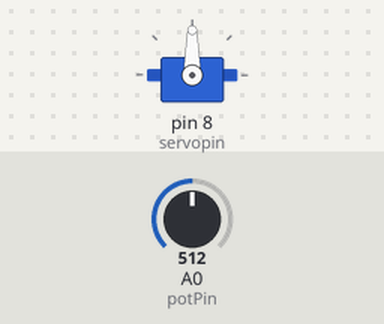
Recording of a sketch running on a simulated Arduino Uno, built with avr-gcc and run on an emulated ATmega328P. Shown: servo. The inputs (shaded band) are chosen by the test bench; at power-on: A0 (potPin) = 512.

Above: at 1.2 s.
1.3 s: A0 (potPin) set to 716
At 2.2 s:
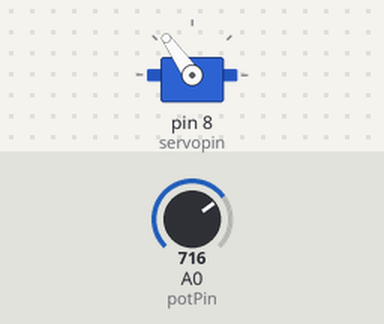
2.8 s: A0 (potPin) set to 900
At 3.5 s:
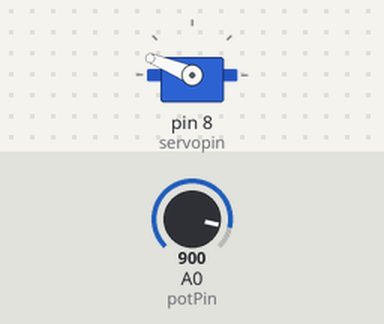
4.3 s: A0 (potPin) set to 1023
At 5.5 s:
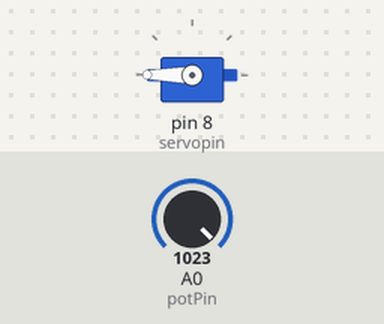
5.8 s: A0 (potPin) set to 306
At 7.0 s:
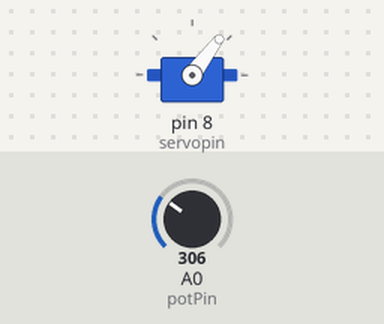
7.3 s: A0 (potPin) set to 122
At 8.3 s:
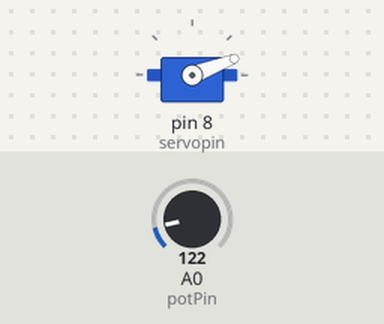
Timing chart, 0 to 9.8 s (numbered marks = the images above; inputs shaded):
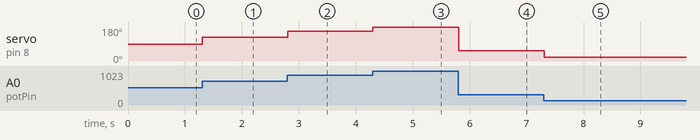

The sketch:

ServoMotor_Con_Potenciometro.ino
```cpp
#include <Servo.h>
Servo servo1;

int servopin = 8;
int angulo = 0;
int potPin = A0;
int potValue;

void setup(){
  servo1.attach(servopin);
  pinMode(potPin, INPUT);
  servo1.write(angulo);
}

void loop(){
  potValue = analogRead(potPin);
  angulo = map(potValue,0,1023,0,180);
  servo1.write(angulo);
  delay(10);
}
```

Measured:
- after the input at 1.3 s, servo on pin 8 (servopin): 90° → 125° at once
- after the input at 2.8 s, servo on pin 8 (servopin): 125° → 158° at once
- after the input at 4.3 s, servo on pin 8 (servopin): 158° → 180° at once
- after the input at 5.8 s, servo on pin 8 (servopin): 180° → 53° at once
- after the input at 7.3 s, servo on pin 8 (servopin): 53° → 21° at once
